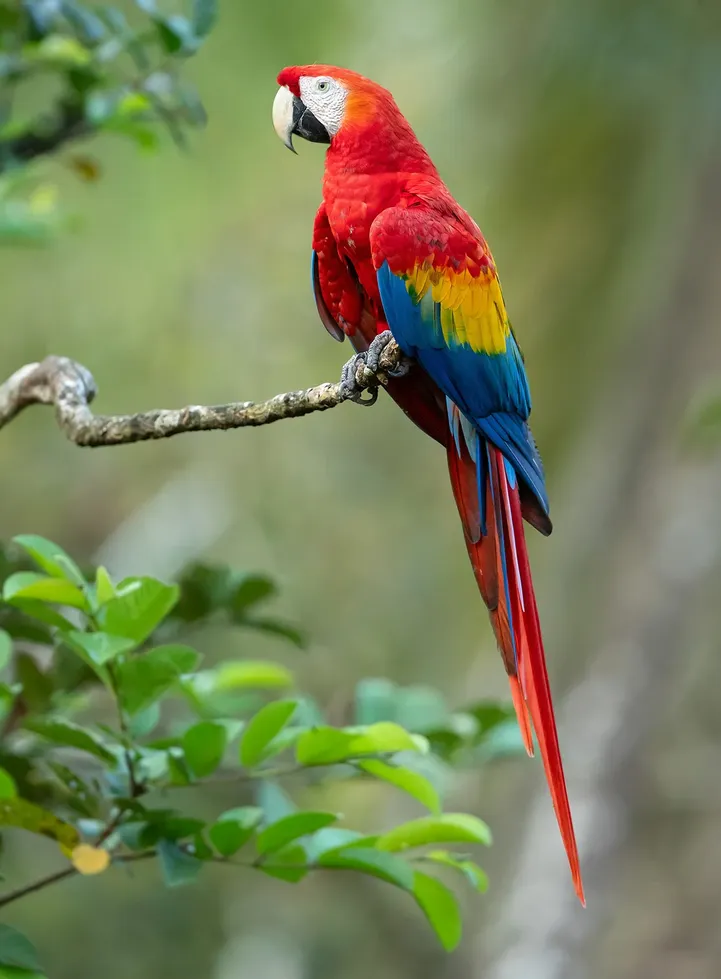
#> input picture Lab_5/images/Scarlet-macaw-ara-macao.webp, 721 x 979 px, shrunk from 1178 x 1600 before the run
$ jupyter execute Lab_5.ipynb   (older library calls are emulated)
#> lines starting #> are read from the running program, lines starting #| are printed output that depends on the picture
[cell 1]
import cv2
import numpy as np
import matplotlib.pyplot as plt

[cell 2]
# Task 1

image = cv2.imread('images/Scarlet-macaw-ara-macao.webp')
#> image is the input picture: shape (979, 721, 3); mean B, G, R 89, 129, 120.1
image = cv2.cvtColor(image, cv2.COLOR_BGR2RGB)

blurred_image = cv2.blur(image, (7, 7))

plt.figure(figsize=(10,10))

plt.subplot(1,2,1)
plt.imshow(image, cmap='gray')
plt.title('Original Image')
plt.axis('off')

plt.subplot(1,2,2)
plt.imshow(blurred_image, cmap='gray')
plt.title('blurred image')
plt.axis('off')
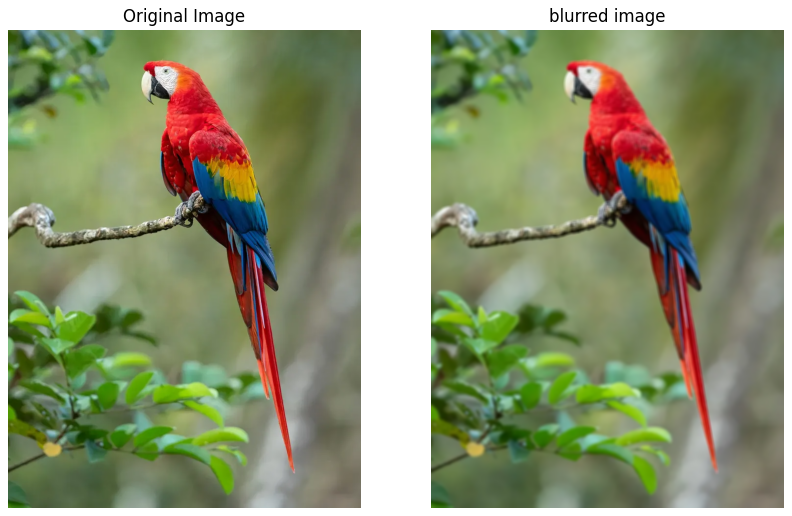
#> figure drawn by matplotlib, 2 panels

[cell 3]
# Task 2

# Apply Gaussian Blur
gaussian_5x5 = cv2.GaussianBlur(image, (5, 5), 0)
gaussian_21x21 = cv2.GaussianBlur(image, (21, 21), 0)
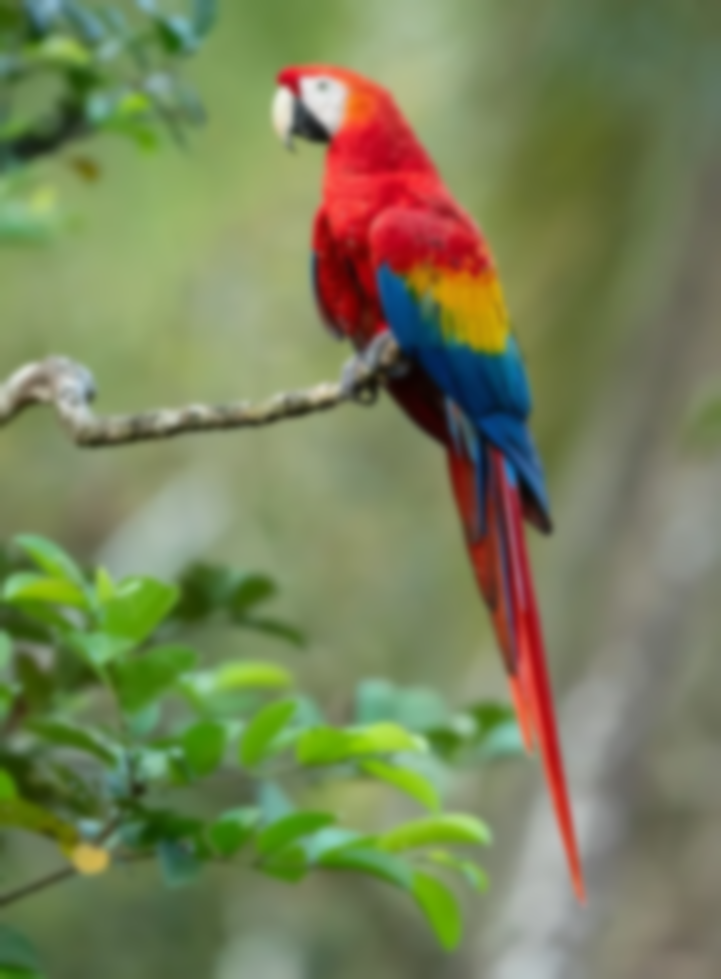
#> gaussian_21x21: shape (979, 721, 3); mean R, G, B 120.1, 129, 89

# Plot results
plt.figure(figsize=(10, 4))

plt.subplot(1, 3, 1)
plt.title("Original")
plt.imshow(image)
plt.axis('off')

plt.subplot(1, 3, 2)
plt.title("Gaussian 5x5")
plt.imshow(gaussian_5x5)
plt.axis('off')

plt.subplot(1, 3, 3)
plt.title("Gaussian 21x21")
plt.imshow(gaussian_21x21)
plt.axis('off')

plt.show()
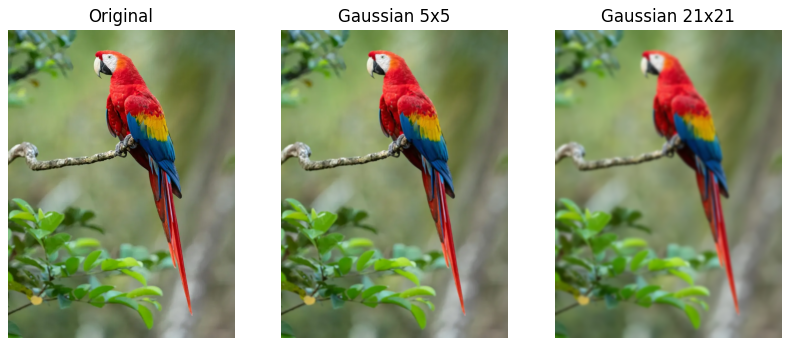
#> figure drawn by matplotlib, 3 panels

[cell 4]
# Task 3

image_float = image.astype(np.float32) / 255.0

laplacian = cv2.Laplacian(image_float, cv2.CV_32F, ksize=3)
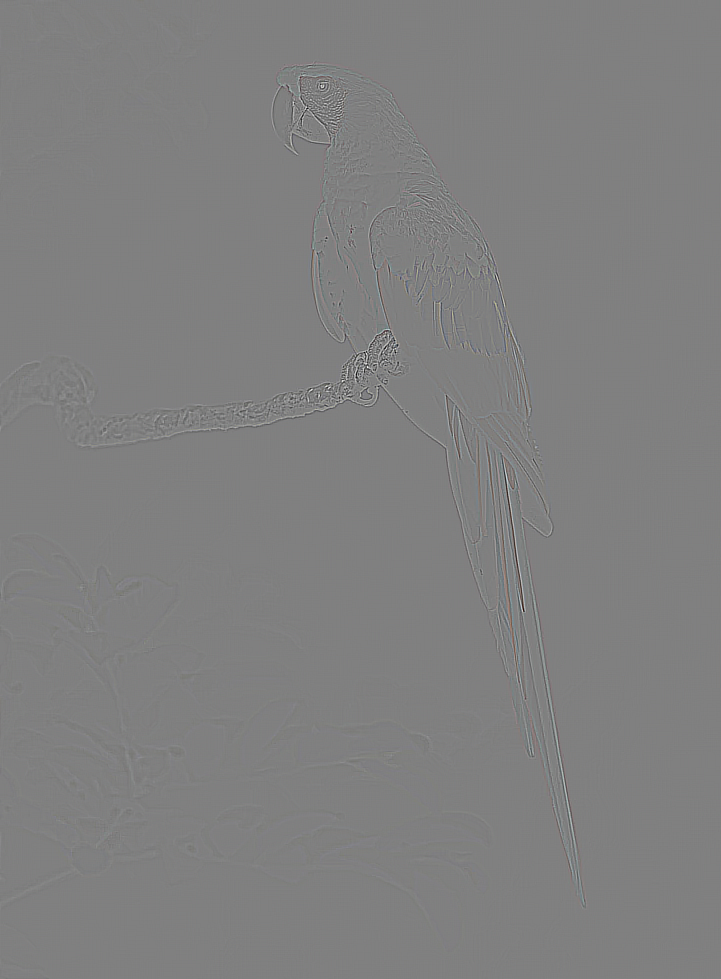
#> laplacian: shape (979, 721, 3) float32; mean R, G, B -4.43e-07, -3.51e-06, -7.82e-06; drawn with min black and max white

sharpened = np.clip(image_float - laplacian, 0, 1)
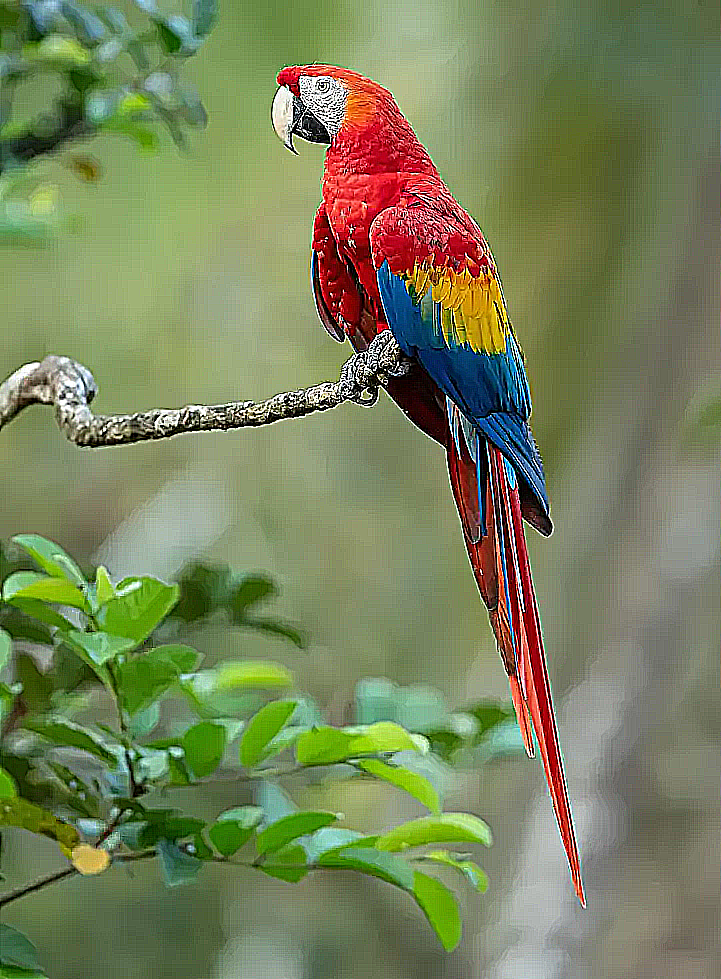
#> sharpened: shape (979, 721, 3) float32; mean R, G, B 0.47, 0.51, 0.355

laplacian_display = np.clip(laplacian + 0.5, 0, 1)
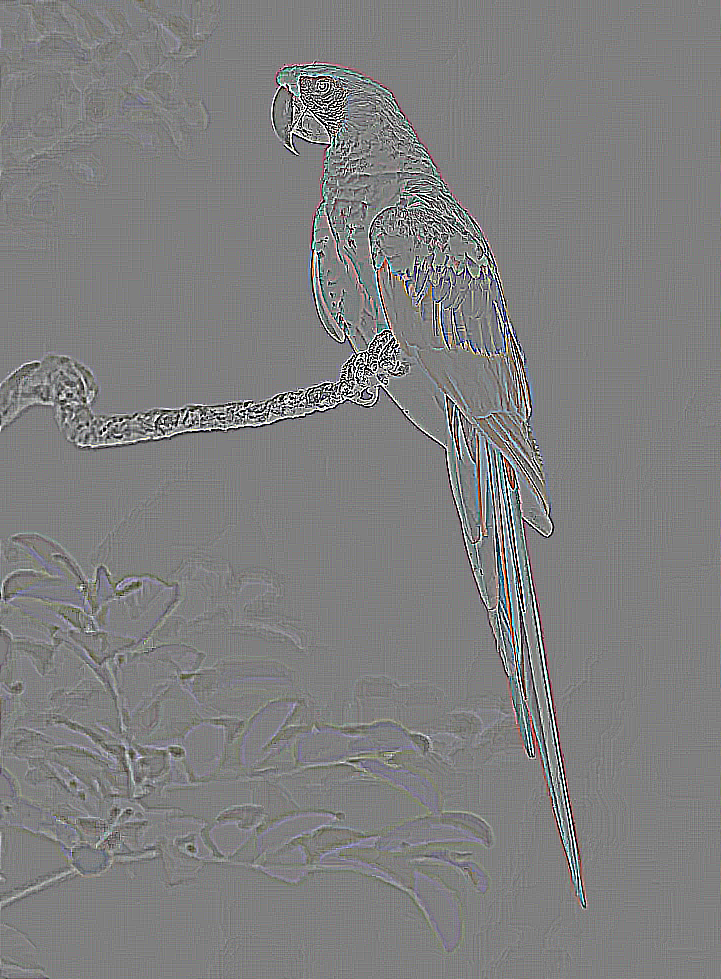
#> laplacian_display: shape (979, 721, 3) float32; mean R, G, B 0.5, 0.5, 0.501

plt.figure(figsize=(10, 4))

plt.subplot(1, 3, 1)
plt.title("Original")
plt.imshow(image_float)
plt.axis('off')

plt.subplot(1, 3, 2)
plt.title("Laplacian")
plt.imshow(laplacian_display)
plt.axis('off')

plt.subplot(1, 3, 3)
plt.title("Sharpened")
plt.imshow(sharpened)
plt.axis('off')

plt.show()
